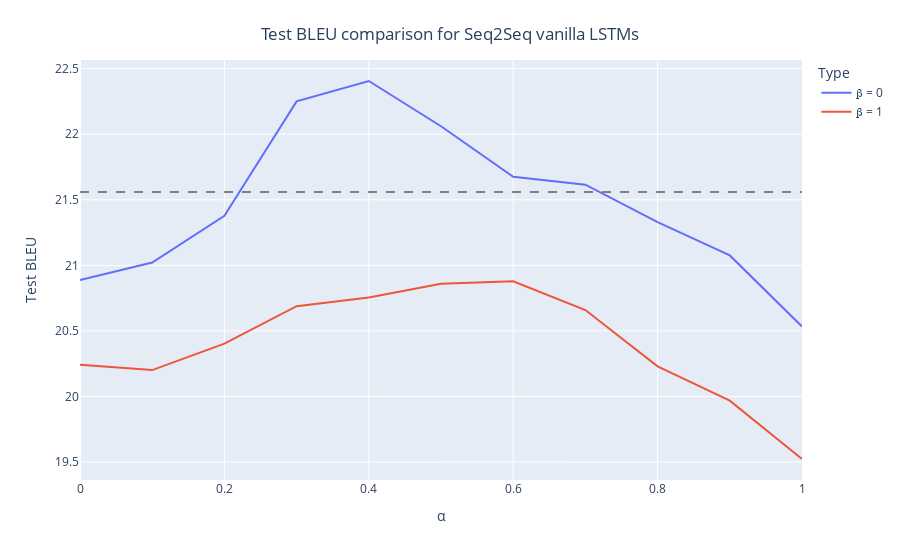

Notebook cell for this chart:
### Code cell
data_dict = {'α': 2 * [i/10 for i in range(0, 11)], 
             'Test BLEU': [val * 100 for val in beta_0_vanilla] + [val * 100 for val in beta_1_vanilla],
             'Type': ["ꞵ = 0" for i in range(len(beta_0_vanilla))] + ["ꞵ = 1" for i in range(len(beta_1_vanilla))]}

df = pd.DataFrame(data_dict)

fig = px.line(df, x='α', y='Test BLEU', color='Type')
fig.add_hline(y=21.56, line_dash='dash', line_color='grey')
fig.update_layout(
    title={
        'text': "Test BLEU comparison for Seq2Seq vanilla LSTMs",
        'y':0.95,
        'x':0.5,
        'xanchor': 'center',
        'yanchor': 'top'})
fig.show()
fig.write_html('vanilla_single_model_plot.html')

### Figure 1 — Plotly figure (JSON) as saved in the notebook; plotly's stock layout.template omitted (floating-point values rounded to 4 significant figures)
{"data": [{"hovertemplate": "Type=ꞵ = 0<br>α=%{x}<br>Test BLEU=%{y}<extra></extra>", "legendgroup": "ꞵ = 0", "line": {"color": "#636efa", "dash": "solid"}, "marker": {"symbol": "circle"}, "mode": "lines", "name": "ꞵ = 0", "orientation": "v", "showlegend": true, "type": "scatter", "x": [0, 0.1, 0.2, 0.3, 0.4, 0.5, 0.6, 0.7, 0.8, 0.9, 1], "xaxis": "x", "y": [20.89, 21.02, 21.38, 22.25, 22.41, 22.06, 21.68, 21.62, 21.33, 21.08, 20.53], "yaxis": "y"}, {"hovertemplate": "Type=ꞵ = 1<br>α=%{x}<br>Test BLEU=%{y}<extra></extra>", "legendgroup": "ꞵ = 1", "line": {"color": "#EF553B", "dash": "solid"}, "marker": {"symbol": "circle"}, "mode": "lines", "name": "ꞵ = 1", "orientation": "v", "showlegend": true, "type": "scatter", "x": [0, 0.1, 0.2, 0.3, 0.4, 0.5, 0.6, 0.7, 0.8, 0.9, 1], "xaxis": "x", "y": [20.24, 20.2, 20.4, 20.69, 20.75, 20.86, 20.88, 20.66, 20.23, 19.97, 19.52], "yaxis": "y"}], "layout": {"legend": {"title": {"text": "Type"}, "tracegroupgap": 0}, "margin": {"t": 60}, "shapes": [{"line": {"color": "grey", "dash": "dash"}, "type": "line", "x0": 0, "x1": 1, "xref": "x domain", "y0": 21.56, "y1": 21.56, "yref": "y"}], "title": {"text": "Test BLEU comparison for Seq2Seq vanilla LSTMs", "x": 0.5, "xanchor": "center", "y": 0.95, "yanchor": "top"}, "xaxis": {"anchor": "y", "domain": [0, 1], "title": {"text": "α"}}, "yaxis": {"anchor": "x", "domain": [0, 1], "title": {"text": "Test BLEU"}}}}
